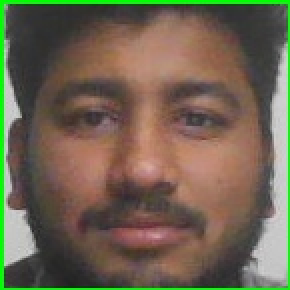
#> input picture Dataset1/Gopi Chowdary/0.jpg, 145 x 145 px, given in place of the camera (shown 2 times larger)
$ jupyter execute --allow-errors 'Smart Vision Attendance System.ipynb'   (text cells are left out)
#> lines starting #> are read from the running program, lines starting #| are printed output that depends on the picture
#> further down, frame is the input picture: shape (145, 145, 3); mean B, G, R 81.7, 100.9, 111.8
#> `gray = cv2.cvtColor(frame, cv2.COLOR_BGR2GRAY)`:
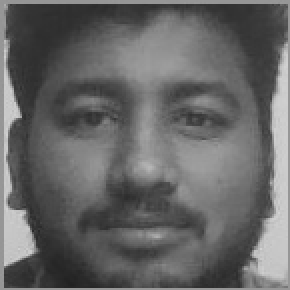
#> gray: shape (145, 145) (shown 2 times larger); min 32, max 211, mean 102
#> `faces = face_cascade.detectMultiScale(gray, 1.3, 5)`: faces = [[14, 10, 116, 116]]
[cell 1]
import cv2
import os
import numpy as np
import pandas as pd
from datetime import datetime

[cell 2]
dataset_path = "dataset"

face_cascade = cv2.CascadeClassifier(
    cv2.data.haarcascades + "haarcascade_frontalface_default.xml"
)

faces = []
labels = []
label_map = {}
label_id = 0

#> (the rest of this cell did not finish here and is left out)

[cell 3]
model = cv2.face.LBPHFaceRecognizer_create()
#> (the rest of this cell did not finish here and is left out)

[cell 4]
import cv2
import pandas as pd
import os
from datetime import datetime

attendance_file = os.path.join(os.getcwd(), "Student_attendance.csv")


# Load or create attendance file
if os.path.exists(attendance_file):
    attendance_df = pd.read_csv(attendance_file)
else:
    attendance_df = pd.DataFrame(columns=["Name", "Punch In", "Punch Out"])

video = cv2.VideoCapture(0)

print("System running... ESC to exit")

#> (the rest of this cell did not finish here and is left out)


$ run again, on Dataset1/Gopi Chowdary/11.jpg
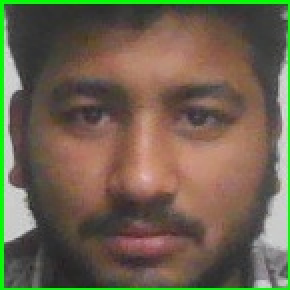
#> input picture Dataset1/Gopi Chowdary/11.jpg, 145 x 145 px, given in place of the camera (shown 2 times larger)
#> frame is the input picture: shape (145, 145, 3); mean B, G, R 79.6, 99, 110
#> `gray = cv2.cvtColor(frame, cv2.COLOR_BGR2GRAY)`:
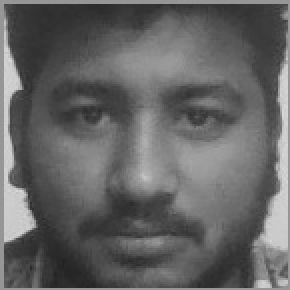
#> gray: shape (145, 145) (shown 2 times larger); min 33, max 216, mean 100.1
#> faces = [[16, 11, 113, 113]]
